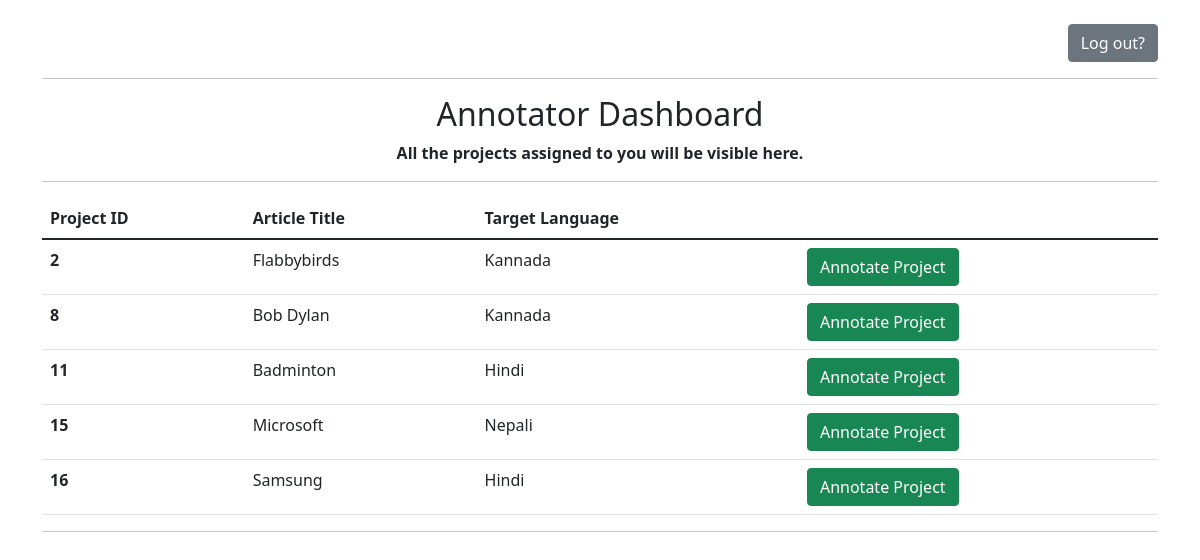
Screenshot of /annotator/ (signed in) with the database file from the repository.
### wikipedia/models.py (models this page shows, shortened)
class Project(models.Model):
    article_title = models.CharField(max_length=100)
    target_language = models.ForeignKey(Language, on_delete=models.CASCADE)
    is_tokenized = models.BooleanField(default=False)
    annotator = models.ForeignKey(User, related_name='annotator_id', null=True, on_delete=models.CASCADE,)

class Language(models.Model):
    language_code = models.CharField(max_length=2)
    language_name = models.CharField(max_length=100)
    def __str__(self):
        return self.language_name

### wikipedia/decorators.py (the view)
        def wrapper_func(request, *args, **kwargs):
            group = None
            if request.user.groups.exists():
                group = request.user.groups.all()[0].name
            if group in allowed_roles:
                return view_func(request, *args, **kwargs)
            else:
                html_output = """
                <p> You are not authorized to view this page! </p>
                <a href="logout/"> Go back to the login page. </a>
                """
                return HttpResponse(html_output)

### wikipedia/views.py (called while the page is built)
@login_required(login_url='login')
@allowed_users(allowed_roles=['Annotator'])
def annot_dashboard_view(request):
    current_user = request.user
    user_id = current_user.id
    annotator_projects = Project.objects.filter(annotator_id=user_id)
    return render(request, 'annot-dashboard.html', {'annotator_projects': annotator_projects})

### translator/templates/annot-dashboard.html (shortened to what this page needs)
<!DOCTYPE html>
<html lang="en">
<head>
    <link href="https://cdn.jsdelivr.net/npm/bootstrap@5.1.3/dist/css/bootstrap.min.css" rel="stylesheet">
</head>
<body>
    <div class="container">
        <br>
        <p style="text-align: right;"><a href="{% url 'logout' %}" class="btn btn-secondary"> Log out? </a></p>
        <hr>
        <h2 style="text-align: center;">Annotator Dashboard</h2>
        <p style="text-align: center;">
        <strong> All the projects assigned to you will be visible here. </strong>
        </p>
        <hr>
            <table class="table">
                <thead>
                <tr>
                    <th scope="col">Project ID</th>
                    <th scope="col">Article Title</th>
                    <th scope="col">Target Language</th>
                    <th scope="col"></th>
                </tr>
                </thead>
                <tbody>
                {% for project in annotator_projects %}
                <tr>
                    <th scope="row">{{ project.id }}</th>
                    <td>{{ project.article_title }}</td>
                    <td>{{ project.target_language }}</td>
                    <td> <a href="{% url 'translation' project.id %}" class="btn btn-success">Annotate Project</a></td>
                </tr>
                {% endfor %}
                </tbody>
            </table>
        <hr>
                <br>
    </div>
</body>
</html>

### rows the page displays
Project: id "2", article_title "Flabbybirds", target_language "Kannada"
Project: id "8", article_title "Bob Dylan", target_language "Kannada"
Project: id "11", article_title "Badminton", target_language "Hindi"
Project: id "15", article_title "Microsoft", target_language "Nepali"
Project: id "16", article_title "Samsung", target_language "Hindi"
